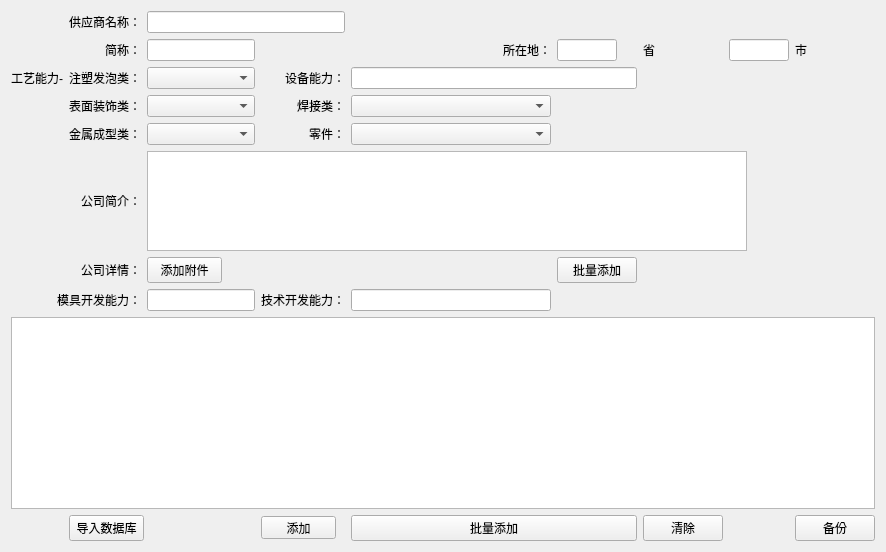
     <widget class="QWidget" name="page_2">
      <layout class="QHBoxLayout" name="horizontalLayout">
       <item>
        <layout class="QGridLayout" name="gridLayout_2">
         <item row="3" column="4">
          <widget class="QComboBox" name="supTech4">
           <property name="minimumSize">
            <size>
             <width>200</width>
             <height>0</height>
            </size>
           </property>
           <property name="maximumSize">
            <size>
             <width>111111</width>
             <height>16777215</height>
            </size>
           </property>
          </widget>
         </item>
         <item row="4" column="4">
          <widget class="QComboBox" name="supTech5">
           <property name="maximumSize">
            <size>
             <width>200</width>
             <height>16777215</height>
            </size>
           </property>
          </widget>
         </item>
         <item row="4" column="3">
          <widget class="QLabel" name="label_33">
           <property name="text">
            <string>零件：</string>
           </property>
           <property name="alignment">
            <set>Qt::AlignRight|Qt::AlignTrailing|Qt::AlignVCenter</set>
           </property>
          </widget>
         </item>
         <item row="7" column="0" colspan="2">
          <widget class="QLabel" name="label_23">
           <property name="text">
            <string>模具开发能力：</string>
           </property>
           <property name="alignment">
            <set>Qt::AlignRight|Qt::AlignTrailing|Qt::AlignVCenter</set>
           </property>
          </widget>
         </item>
         <item row="6" column="5">
          <widget class="QPushButton" name="supMoreAttach">
           <property name="text">
            <string>批量添加</string>
           </property>
          </widget>
         </item>
         <item row="5" column="2" colspan="8">
          <widget class="QTextEdit" name="supBrief">
           <property name="maximumSize">
            <size>
             <width>600</width>
             <height>100</height>
            </size>
           </property>
          </widget>
         </item>
         <item row="6" column="0" colspan="2">
          <widget class="QLabel" name="label_15">
           <property name="text">
            <string>公司详情：</string>
           </property>
           <property name="alignment">
            <set>Qt::AlignRight|Qt::AlignTrailing|Qt::AlignVCenter</set>
           </property>
          </widget>
         </item>
         <item row="9" column="1" colspan="2">
          <widget class="QPushButton" name="supInputDb">
           <property name="maximumSize">
            <size>
             <width>75</width>
             <height>16777215</height>
            </size>
           </property>
           <property name="text">
            <string>导入数据库</string>
           </property>
          </widget>
         </item>
         <item row="5" column="0" colspan="2">
          <widget class="QLabel" name="label_14">
           <property name="text">
            <string>公司简介：</string>
           </property>
           <property name="alignment">
            <set>Qt::AlignRight|Qt::AlignTrailing|Qt::AlignVCenter</set>
           </property>
          </widget>
         </item>
         <item row="6" column="2">
          <widget class="QPushButton" name="supOneAttach">
           <property name="maximumSize">
            <size>
             <width>75</width>
             <height>16777215</height>
            </size>
           </property>
           <property name="text">
            <string>添加附件</string>
           </property>
          </widget>
         </item>
         <item row="2" column="2">
          <widget class="QComboBox" name="supTech1">
           <property name="maximumSize">
            <size>
             <width>200</width>
             <height>16777215</height>
            </size>
           </property>
          </widget>
         </item>
         <item row="1" column="2">
          <widget class="QLineEdit" name="supAbbreviation">
           <property name="maximumSize">
            <size>
             <width>250</width>
             <height>16777215</height>
            </size>
           </property>
          </widget>
         </item>
         <item row="9" column="4" colspan="2">
          <widget class="QPushButton" name="supMoreView">
           <property name="text">
            <string>批量添加</string>
           </property>
          </widget>
         </item>
         <item row="9" column="3">
          <widget class="QPushButton" name="supOneView">
           <property name="maximumSize">
            <size>
             <width>75</width>
             <height>23</height>
            </size>
           </property>
           <property name="text">
            <string>添加</string>
           </property>
          </widget>
         </item>
         <item row="9" column="8" colspan="2">
          <widget class="QPushButton" name="supBackUp">
           <property name="text">
            <string>备份</string>
           </property>
          </widget>
         </item>
         <item row="9" column="6">
          <widget class="QPushButton" name="supClear">
           <property name="text">
            <string>清除</string>
           </property>
          </widget>
         </item>
         <item row="0" column="0" colspan="2">
          <widget class="QLabel" name="label_7">
           <property name="text">
            <string>供应商名称：</string>
           </property>
           <property name="alignment">
            <set>Qt::AlignRight|Qt::AlignTrailing|Qt::AlignVCenter</set>
           </property>
          </widget>
         </item>
         <item row="4" column="2">
          <widget class="QComboBox" name="supTech3">
           <property name="maximumSize">
            <size>
             <width>200</width>
             <height>16777215</height>
            </size>
           </property>
          </widget>
         </item>
         <item row="7" column="2">
          <widget class="QLineEdit" name="subMould">
           <property name="maximumSize">
            <size>
             <width>200</width>
             <height>16777215</height>
            </size>
           </property>
          </widget>
         </item>
         <item row="7" column="3">
          <widget class="QLabel" name="label_24">
           <property name="text">
            <string>技术开发能力：</string>
           </property>
           <property name="alignment">
            <set>Qt::AlignRight|Qt::AlignTrailing|Qt::AlignVCenter</set>
           </property>
          </widget>
         </item>
         <item row="7" column="4" colspan="5">
          <widget class="QLineEdit" name="subTech">
           <property name="maximumSize">
            <size>
             <width>200</width>
             <height>16777215</height>
            </size>
           </property>
          </widget>
         </item>
         <item row="2" column="3">
          <widget class="QLabel" name="label_13">
           <property name="text">
            <string>设备能力：</string>
           </property>
           <property name="alignment">
            <set>Qt::AlignRight|Qt::AlignTrailing|Qt::AlignVCenter</set>
           </property>
          </widget>
         </item>
         <item row="3" column="2">
          <widget class="QComboBox" name="supTech2">
           <property name="maximumSize">
            <size>
             <width>200</width>
             <height>16777215</height>
            </size>
           </property>
          </widget>
         </item>
         <item row="8" column="0" colspan="10">
          <widget class="QTableView" name="subInputView">
           <property name="maximumSize">
            <size>
             <width>16777215</width>
             <height>300</height>
            </size>
           </property>
          </widget>
         </item>
         <item row="1" column="0" colspan="2">
          <widget class="QLabel" name="label_8">
           <property name="text">
            <string>简称：</string>
           </property>
           <property name="alignment">
            <set>Qt::AlignRight|Qt::AlignTrailing|Qt::AlignVCenter</set>
           </property>
          </widget>
         </item>
         <item row="4" column="1">
          <widget class="QLabel" name="label_31">
           <property name="text">
            <string>金属成型类：</string>
           </property>
          </widget>
         </item>
         <item row="3" column="3">
          <widget class="QLabel" name="label_32">
           <property name="text">
            <string>焊接类：</string>
           </property>
           <property name="alignment">
            <set>Qt::AlignRight|Qt::AlignTrailing|Qt::AlignVCenter</set>
           </property>
          </widget>
         </item>
         <item row="3" column="1">
          <widget class="QLabel" name="label_30">
           <property name="text">
            <string>表面装饰类：</string>
           </property>
          </widget>
         </item>
         <item row="2" column="1">
          <widget class="QLabel" name="label_29">
           <property name="text">
            <string>注塑发泡类：</string>
           </property>
          </widget>
         </item>
         <item row="2" column="0">
          <widget class="QLabel" name="label_12">
           <property name="text">
            <string>工艺能力-</string>
           </property>
           <property name="alignment">
            <set>Qt::AlignRight|Qt::AlignTrailing|Qt::AlignVCenter</set>
           </property>
          </widget>
         </item>
         <item row="0" column="2" colspan="2">
          <widget class="QLineEdit" name="supName"/>
         </item>
         <item row="2" column="4" colspan="2">
          <widget class="QLineEdit" name="supEquip"/>
         </item>
         <item row="1" column="8">
          <widget class="QLabel" name="label_11">
           <property name="text">
            <string>市</string>
           </property>
          </widget>
         </item>
         <item row="1" column="7">
          <widget class="QLineEdit" name="supCity">
           <property name="maximumSize">
            <size>
             <width>60</width>
             <height>60</height>
            </size>
           </property>
          </widget>
         </item>
         <item row="1" column="6">
          <widget class="QLabel" name="label_10">
           <property name="text">
            <string>省</string>
           </property>
          </widget>
         </item>
         <item row="1" column="5">
          <widget class="QLineEdit" name="supProvince">
           <property name="maximumSize">
            <size>
             <width>60</width>
             <height>16777215</height>
            </size>
           </property>
          </widget>
         </item>
         <item row="1" column="4">
          <widget class="QLabel" name="label_9">
           <property name="text">
            <string>所在地：</string>
           </property>
           <property name="alignment">
            <set>Qt::AlignRight|Qt::AlignTrailing|Qt::AlignVCenter</set>
           </property>
          </widget>
         </item>
        </layout>
       </item>
      </layout>
     </widget>
